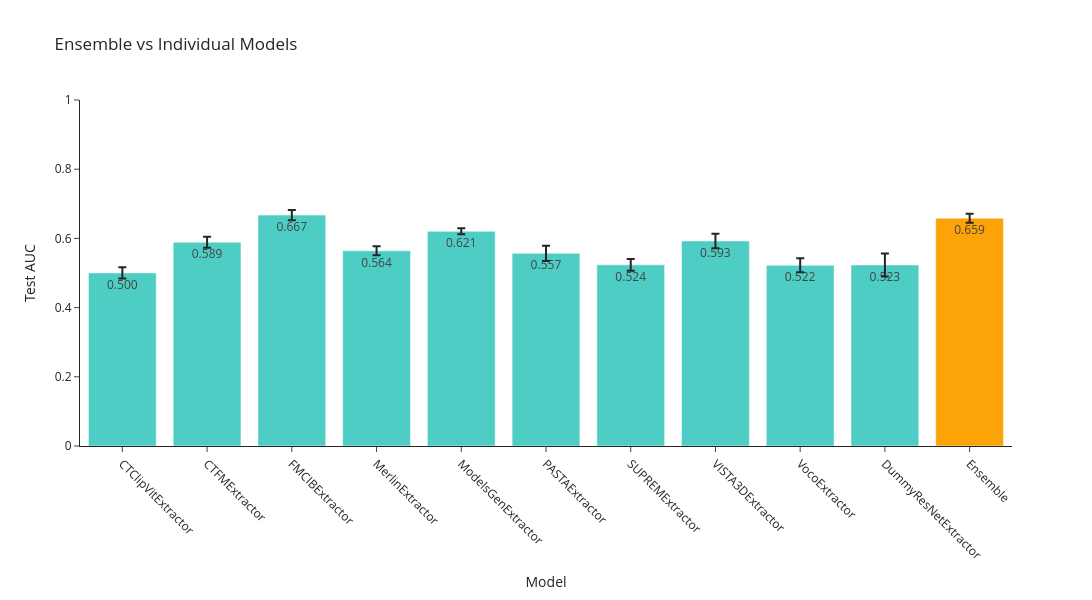

The code cell stored with this chart in its notebook:
### Markdown cell above
## Ensemble vs Single Models

Bar plot comparing the alignment-weighted ensemble to each individual model.

### Code cell
# Plot ensemble vs single-model performance
model_names_plot = list(individual_ensemble_scores.keys())
ind_means = [np.mean(individual_ensemble_scores[m]) for m in model_names_plot]
ind_errors = [1.96 * np.std(individual_ensemble_scores[m], ddof=1) / np.sqrt(len(individual_ensemble_scores[m])) for m in model_names_plot]

bar_names = model_names_plot + ["Ensemble"]
bar_means = ind_means + [ensemble_mean]
bar_errors = ind_errors + [ensemble_ci]

colors = ['#4ECDC4'] * len(model_names_plot) + ['#FCA308']

fig = go.Figure()
fig.add_trace(go.Bar(
    x=bar_names,
    y=bar_means,
    error_y=dict(type='data', array=bar_errors),
    marker_color=colors,
    text=[f"{m:.3f}" for m in bar_means],
    textposition='auto'
))

fig.update_layout(
    title='Ensemble vs Individual Models',
    xaxis_title='Model',
    yaxis_title='Test AUC',
    height=600,
    width=1200,
    template='simple_white',
    xaxis_tickangle=45
)
fig.update_yaxes(range=[0, 1.0])

fig.show()

best_ind_mean = max(ind_means) if ind_means else float('nan')
print(f"Ensemble uplift over best single: {ensemble_mean - best_ind_mean:+.4f}")

### Figure 1 — Plotly figure (JSON) as saved in the notebook; plotly's stock layout.template omitted (floating-point values rounded to 4 significant figures)
{"data": [{"error_y": {"array": [0.01596, 0.01575, 0.01497, 0.01311, 0.008671, 0.02234, 0.01686, 0.02112, 0.02005, 0.03314, 0.01299], "type": "data"}, "marker": {"color": ["#4ECDC4", "#4ECDC4", "#4ECDC4", "#4ECDC4", "#4ECDC4", "#4ECDC4", "#4ECDC4", "#4ECDC4", "#4ECDC4", "#4ECDC4", "#FCA308"]}, "text": ["0.500", "0.589", "0.667", "0.564", "0.621", "0.557", "0.524", "0.593", "0.522", "0.523", "0.659"], "textposition": "auto", "type": "bar", "x": ["CTClipVitExtractor", "CTFMExtractor", "FMCIBExtractor", "MerlinExtractor", "ModelsGenExtractor", "PASTAExtractor", "SUPREMExtractor", "VISTA3DExtractor", "VocoExtractor", "DummyResNetExtractor", "Ensemble"], "y": [0.5003, 0.5889, 0.6674, 0.5642, 0.6205, 0.5568, 0.5236, 0.5926, 0.5223, 0.5231, 0.6585]}], "layout": {"height": 600, "title": {"text": "Ensemble vs Individual Models"}, "width": 1200, "xaxis": {"tickangle": 45, "title": {"text": "Model"}}, "yaxis": {"range": [0, 1], "title": {"text": "Test AUC"}}}}
